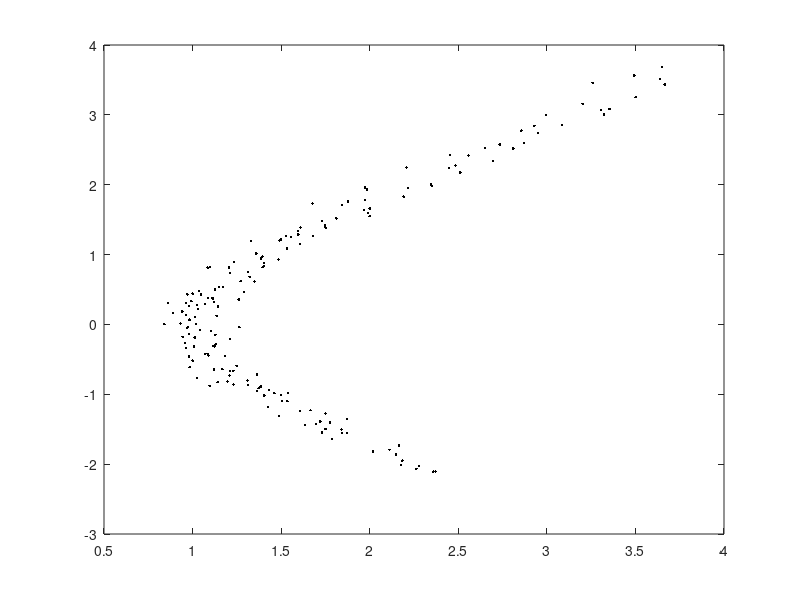

Source code (MATLAB): (Note: this script raises an error after producing the figure.)
function example_quad2dcon
% Demonstration of constrained quadratic curve fitting.

% Copyright 2012 Levente Hunyadi

N = 175;  % sample count
sigma_x = 0.1;
sigma_y = 0.1;
%sigma_x = 1;
%sigma_y = 1;

% generate data points
%r = linspace(-0.75,0.25,N);
r = linspace(-1.5,2.0,N);
%r = linspace(-3.75,3.75,N);
a = 1;
b = 1;
x0 = a * cosh(r);
y0 = b * sinh(r);

% pollute with noise
x = x0 + sigma_x * randn(size(x0));
y = y0 + sigma_y * randn(size(x0));

fig = figure;
ax = axes('Parent', fig);
plot(ax,x,y,'k.');

C = blkdiag([ 0, 0, 2 ; 0, -1, 0 ; 2, 0, 0 ], zeros(3,3));

[pe,ph] = quad2dconfit_koopmans(x,y,sigma_x,sigma_y, C);
pp = parabolafit_direct(x,y);

hold on
imconic(ph, [], ax, 'LineStyle', '--', 'LineWidth', 2, 'Color', 'k');
imconic(pe, [], ax, 'LineStyle', '-.', 'LineWidth', 2, 'Color', 'b');
xbounds = [0 8];
ybounds = [-4 4];
h = ezplot(example_quad2dcon_parabola(pp), [xbounds ybounds]);
set(h, 'LineStyle', '-', 'LineWidth', 2, 'Color', 'r');
xlim(ax, xbounds);
ylim(ax, ybounds);
hold off

function fn = example_quad2dcon_parabola(p)

validateattributes(p, {'numeric'}, {'real','finite','vector','numel',6});
fn = @(x,y) p(1).*x.^2 + p(2).*x.*y + p(3).*y.^2 + p(4).*x + p(5).*y + p(6);
